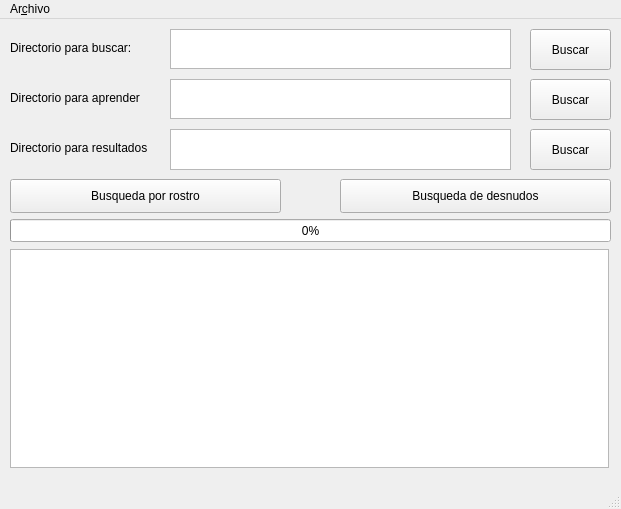
<?xml version="1.0" encoding="UTF-8"?>
<ui version="4.0">
 <class>MainWindow</class>
 <widget class="QMainWindow" name="MainWindow">
  <property name="geometry">
   <rect>
    <x>0</x>
    <y>0</y>
    <width>621</width>
    <height>509</height>
   </rect>
  </property>
  <property name="windowTitle">
   <string>MainWindow</string>
  </property>
  <widget class="QWidget" name="centralwidget">
   <widget class="QWidget" name="gridLayoutWidget">
    <property name="geometry">
     <rect>
      <x>0</x>
      <y>0</y>
      <width>2</width>
      <height>2</height>
     </rect>
    </property>
    <layout class="QGridLayout" name="gridLayout"/>
   </widget>
   <widget class="QPlainTextEdit" name="DirectorySearch">
    <property name="geometry">
     <rect>
      <x>170</x>
      <y>10</y>
      <width>341</width>
      <height>40</height>
     </rect>
    </property>
   </widget>
   <widget class="QPlainTextEdit" name="DirectoryLearn">
    <property name="geometry">
     <rect>
      <x>170</x>
      <y>60</y>
      <width>341</width>
      <height>40</height>
     </rect>
    </property>
   </widget>
   <widget class="QPushButton" name="SearchDirectoryButton">
    <property name="geometry">
     <rect>
      <x>530</x>
      <y>10</y>
      <width>81</width>
      <height>41</height>
     </rect>
    </property>
    <property name="text">
     <string>Buscar</string>
    </property>
   </widget>
   <widget class="QPushButton" name="SearchLearnButton">
    <property name="geometry">
     <rect>
      <x>530</x>
      <y>60</y>
      <width>81</width>
      <height>41</height>
     </rect>
    </property>
    <property name="text">
     <string>Buscar</string>
    </property>
   </widget>
   <widget class="QPushButton" name="FaceSearchButton">
    <property name="geometry">
     <rect>
      <x>10</x>
      <y>160</y>
      <width>271</width>
      <height>34</height>
     </rect>
    </property>
    <property name="text">
     <string>Busqueda por rostro</string>
    </property>
   </widget>
   <widget class="QProgressBar" name="progressBar">
    <property name="geometry">
     <rect>
      <x>10</x>
      <y>200</y>
      <width>601</width>
      <height>23</height>
     </rect>
    </property>
    <property name="value">
     <number>0</number>
    </property>
   </widget>
   <widget class="QLabel" name="label">
    <property name="geometry">
     <rect>
      <x>10</x>
      <y>20</y>
      <width>151</width>
      <height>18</height>
     </rect>
    </property>
    <property name="text">
     <string>Directorio para buscar:</string>
    </property>
   </widget>
   <widget class="QLabel" name="label_2">
    <property name="geometry">
     <rect>
      <x>10</x>
      <y>70</y>
      <width>151</width>
      <height>18</height>
     </rect>
    </property>
    <property name="text">
     <string>Directorio para aprender</string>
    </property>
   </widget>
   <widget class="QPushButton" name="NudeSearchButton">
    <property name="geometry">
     <rect>
      <x>340</x>
      <y>160</y>
      <width>271</width>
      <height>34</height>
     </rect>
    </property>
    <property name="text">
     <string>Busqueda de desnudos</string>
    </property>
   </widget>
   <widget class="QLabel" name="label_3">
    <property name="geometry">
     <rect>
      <x>10</x>
      <y>120</y>
      <width>161</width>
      <height>18</height>
     </rect>
    </property>
    <property name="text">
     <string>Directorio para resultados</string>
    </property>
   </widget>
   <widget class="QTextEdit" name="DirectoryResult">
    <property name="geometry">
     <rect>
      <x>170</x>
      <y>110</y>
      <width>341</width>
      <height>41</height>
     </rect>
    </property>
   </widget>
   <widget class="QPushButton" name="SearchResultButton">
    <property name="geometry">
     <rect>
      <x>530</x>
      <y>110</y>
      <width>81</width>
      <height>41</height>
     </rect>
    </property>
    <property name="text">
     <string>Buscar</string>
    </property>
   </widget>
   <widget class="QPlainTextEdit" name="ShowResultText">
    <property name="geometry">
     <rect>
      <x>10</x>
      <y>230</y>
      <width>599</width>
      <height>219</height>
     </rect>
    </property>
   </widget>
  </widget>
  <widget class="QMenuBar" name="menubar">
   <property name="geometry">
    <rect>
     <x>0</x>
     <y>0</y>
     <width>621</width>
     <height>30</height>
    </rect>
   </property>
   <widget class="QMenu" name="menuAyuda">
    <property name="title">
     <string>Ar&amp;chivo</string>
    </property>
    <addaction name="actionConfiguracion"/>
   </widget>
   <addaction name="menuAyuda"/>
  </widget>
  <widget class="QStatusBar" name="statusbar"/>
  <action name="actionConfiguracion">
   <property name="text">
    <string>&amp;Configuracion</string>
   </property>
  </action>
 </widget>
 <resources/>
 <connections/>
</ui>
